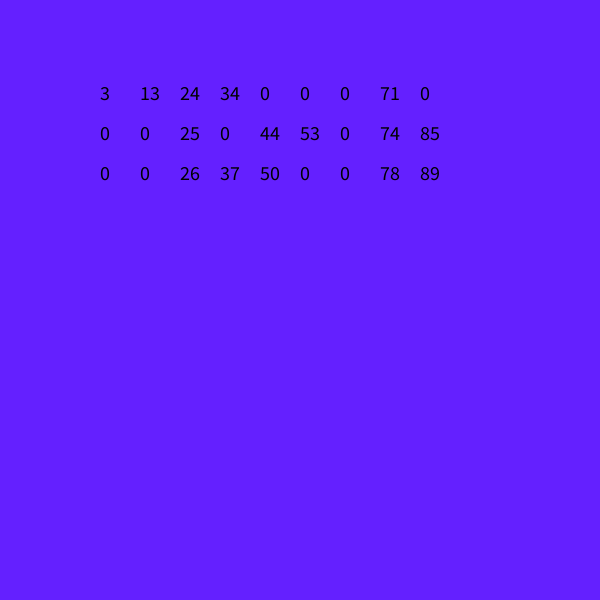
Frame 1 (no input)
Frame 60 (the mouse pressed at the canvas centre just before this capture): identical to frame 1, image omitted
Frame 120 (the mouse held since frame 60 and released just before this capture): identical to frame 1, image omitted

The Processing sketch that drew this single still picture (run headless with seeded random() and noise(); from frame 60 on, the mouse is pressed at the canvas centre):

// Processing sketch: Bingoplade2_0
// ── Bingoplade2_0.pde



import java.util.Arrays; //<>// //<>//

// Array til at lave kolonne
int[] kolonne = new int[3];

// 2D Array som svarer til vores bingo plade. 9 kolonner og 3 rækker
int[][] bingoPlade = new int[9][3];


void setup() {
size(600,600);
textSize(20);
fill(0);
  //funktionen findTreTal returnerer en kolonne med tre tal. En bingoPlade består af 9 kolonner - get it? :)

  // ****Lav en lykke som kan gentages 9 gange. Her starter din løkke 
  
    for (int i = 0 ; i<bingoPlade.length;i++){
    // start med at finde tre tal
    kolonne = findTreTal(i);
    while (findEns(kolonne)) {
      kolonne = findTreTal(i);
    }
    
    
    // sorter kolonne stigende 
    kolonne = sorter(kolonne);
   
    // **** put kolonne i bingPlade[i] det gør du her
  bingoPlade[i] = (kolonne);
    }
   
  // her slutter din løkke


int[] Nuller=new int[4];
for(int i=0; i<3; i++){
  Nuller=findFireTal();
  
while(findEns(Nuller)){
Nuller=findFireTal();
Nuller =sorter(Nuller);
}
for(int j=0; j<Nuller.length; j++){
  bingoPlade[Nuller[j]][i]=0;
}
}

  // her printer jeg bingopladen til consol
  for (int i=0; i<bingoPlade.length; i++) {
    println("-------");
    printArray(bingoPlade[i]);
  }
  println();
}
void draw() {
  background(100,32,255);
  udskriv();
}

int[] findTreTal(int faktor) {
  int[] tal = new int[3];
  for (int i=0; i < 3; i++) {
    // vi ganger faktor med 10 for at få 10'er 20'er etc
    tal[i]  = (int)random(1, 11)+faktor*10 ;
  }
  return tal;
}



int[] findFireTal() {
  int[] tal = new int[4];
  for (int i=0; i < tal.length; i++) {
    tal[i]  = (int)random(0, 9);
  }
  return tal;
}


int[] sorter(int[] tal) {
  int i=0;
  //for (int i =0; i <tal.length-1; i++) {
  while (i<tal.length-1) {
    if (tal[i]>tal[i+1]) {
      int temp = tal[i];
      tal[i]=tal[i+1];
      tal[i+1]=temp;
      i=0;
    } else {
      i++;
    }
  }
  return tal;
}

boolean findEns(int[] tal) {
  boolean notAlike = false;
  // find og ret dubletter 
  for (int i =0; i<tal.length; i++) {
    for (int j=i+1; j<tal.length; j++) {
      if (tal[i] == tal[j]) {
        notAlike = true;
      }
    }
  }
  return notAlike;
}

void udskriv(){
// udskriv bingoPlade
// ****gentag så jænge i er mindre end ni 
// ****gentag så jænge j er mindre end 3
// ****text(string,x-værdi+10*i,y-værdi+10*j);
for (int i=0; i<bingoPlade.length; i++){
  for(int j =0;j<bingoPlade[i].length; j++){
    text(bingoPlade[i][j],100+i*40,100+j*40);
  }
}
}
